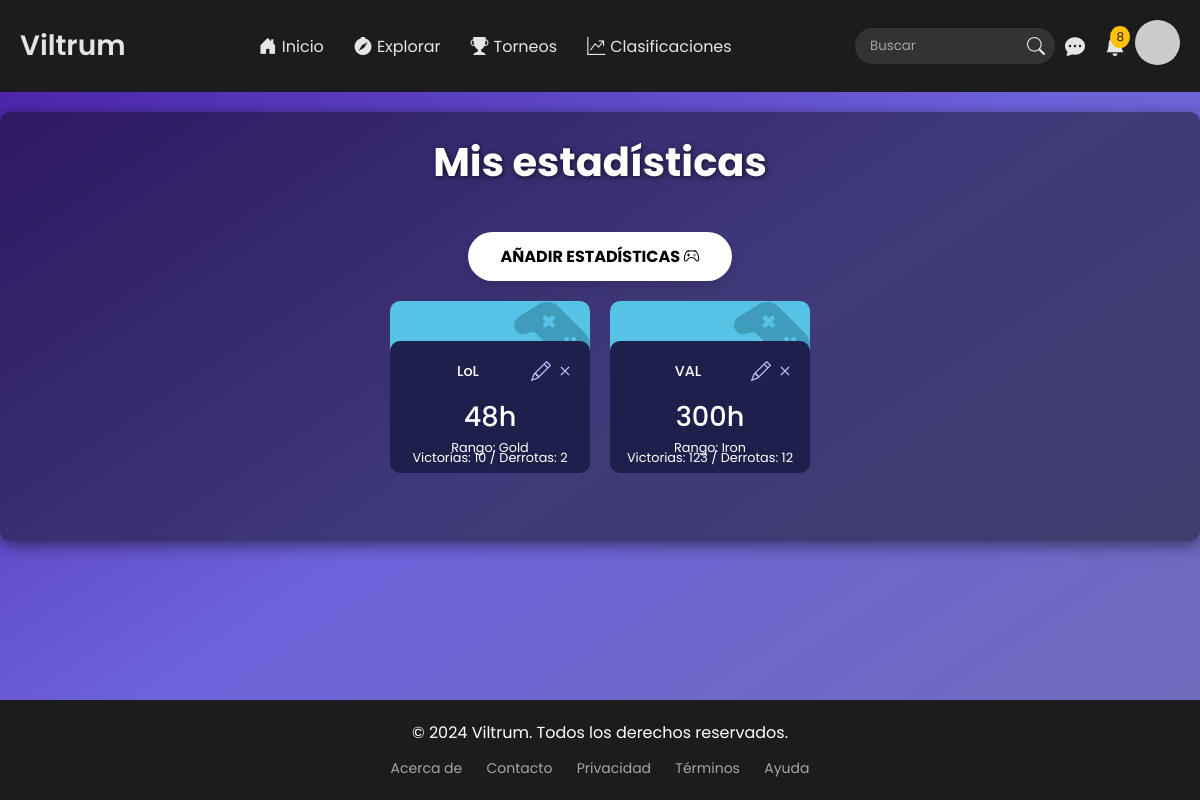
Page /profile/games_stats/ (signed in) on the earlier database version.
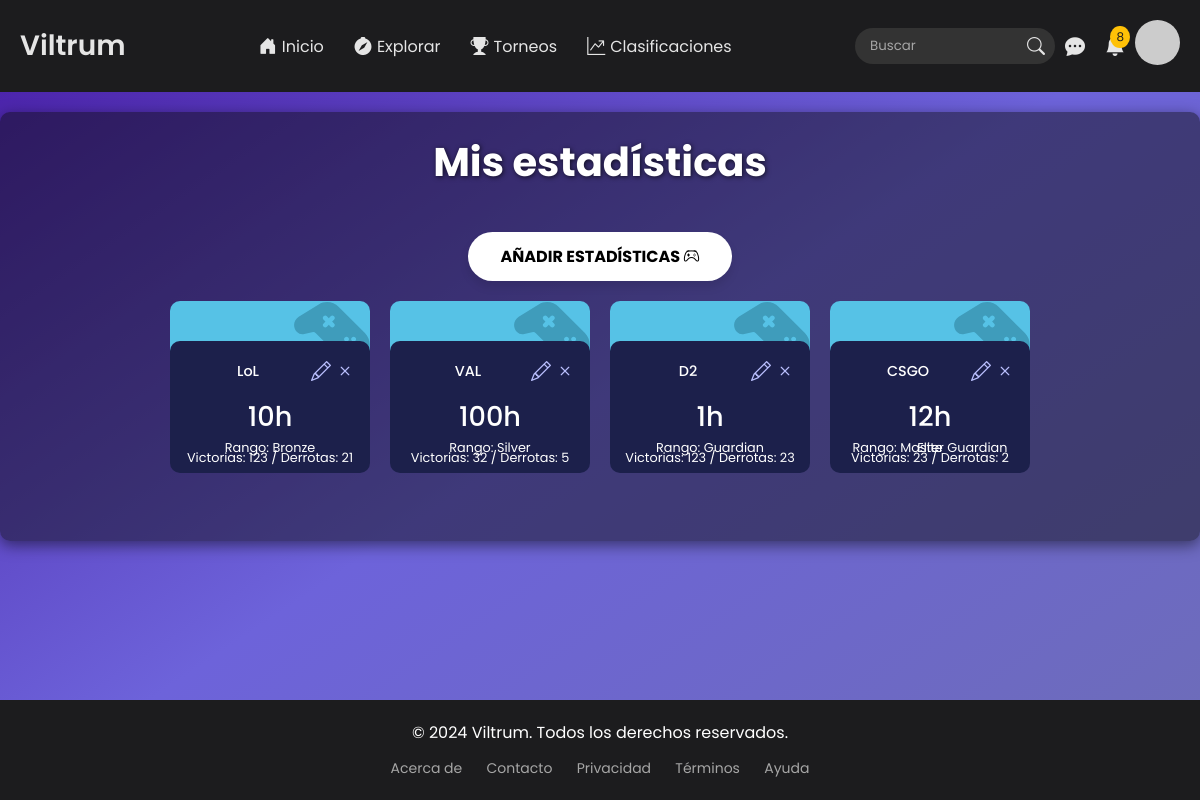
Same page on the later database version.
### users/models.py (models this page shows)
class PlayerStats(models.Model):
    TYPE_CHOICES = [
        ("LoL", "League of Legends"),
        ("D2", "Dota 2"),
        ("CSGO", "Counter-Strike: Global Offensive"),
        ("VAL", "Valorant"),
        ("OW", "Overwatch"),
        ("PUBG", "PlayerUnknown's Battlegrounds"),
        ("FORT", "Fortnite"),
        ("Apex", "Apex Legends"),
        ("R6", "Rainbow Six Siege"),
        ("RL", "Rocket League")
    ]
    user = models.ForeignKey(User, on_delete=models.CASCADE)  # Relación con el usuario
    user_game = models.CharField(max_length=50)  # Nombre del juego jugado por el usuario
    game = models.CharField(max_length=5, choices=TYPE_CHOICES)  # Juego, limitado a las opciones disponibles
    rank = models.CharField(max_length=50)  # Rango del jugador
    wins = models.IntegerField(default=0)  # Número de victorias
    losses = models.IntegerField(default=0)  # Número de derrotas
    total_played = models.IntegerField(default=0)  # Total de juegos jugados
    is_active = models.BooleanField(default=True)  #Bandera en caso de ser eliminado
    class Meta:
        unique_together = ('user', 'game')  # Asegura que el usuario no pueda repetir el juego con el mismo tipo

### users/views.py (the view)
# urls.py: path('profile/games_stats/', views.games_stats, name='games_stats'),
@login_required
def games_stats(request):
    active_user = request.user
    if active_user.groups.filter(name='Gamer').exists():
        user_stats = PlayerStats.objects.filter(user=active_user, is_active=True)
        data_context = {'user_stats':user_stats}
        return render(request,'stats.html', data_context)
    return redirect('home')

### core/context_processors.py (called while the page is built)
def user_role(request):
    if request.user.is_authenticated:
        if request.user.groups.filter(name='Sponsor').exists():
            return {'role': 'sponsor'}
        elif request.user.groups.filter(name='Gamer').exists():
            return {'role': 'gamer'}
        else:
            return {'role': 'other'}
    return {'role': 'guest'}

def notifications(request):
    if request.user.is_authenticated:
        notifications = NotificationSystem.objects.filter(receiver=request.user).order_by('-created_at')[:8]
        return {'notifications': notifications}
    return {'notifications': []}

def verification(request):
    if request.user.is_authenticated:
        verificate = ExtendedData.objects.filter(user=request.user, user_verification=True)
        if verificate.exists():
            return {'verified':True}
        else:
            return {'verified':False}
    return {'verified':False}

### users/templates/stats.html (shortened to what this page needs)
{% extends 'template.html' %}
{% load static %}
{% block extra_css %}
<link rel="stylesheet" href="{% static 'css/stats.css' %}">
{% endblock %}
{% block content %}
<div class="main-container">
    <div class="five">
        <h1>Mis estadísticas</h1>
    </div>
    <button class="button" id="redirectButton">
        Añadir estadísticas <i class="bi bi-controller"></i>
    </button>
    <div class="stats-container">
        {% for stat in user_stats %}
        <div class="card work">
            <div class="img-section">
            </div>
            <div class="card-desc">
                <div class="card-header">
                    <div class="card-title">{{stat.game}}</div>
                    <div class="card-menu">
                        <a href="{% url 'edit_game_stat' stat.id %}" class="icons edit-icon" title="Editar">
                            <i class="bi bi-pencil"></i>
                        </a>
                        <a href="javascript:void(0);" class="icons delete-icon" title="Eliminar" onclick="showConfirmation('{% url 'delete_game_stats' stat.id %}')">
                            <i class="bi bi-x"></i>
                        </a>
                    </div>
                </div>
                <div class="card-time">{{stat.total_played}}h</div>
                <p class="recent">Rango: {{stat.rank}}</p>
                <p class="recent">Victorias: {{stat.wins}} / Derrotas: {{stat.losses}}</p>
            </div>
        </div>
        {% empty %}
        <span>Aún no se han registrado estadísticas</span>
        {% endfor %}
    </div>
</div>
{% endblock %}

### core/templates/template.html (shortened to what this page needs)
{% load static %}
<!DOCTYPE html>
<html lang="es">
<head>
    <link type="text/css" rel="stylesheet" href="{% static 'core/css/template.css' %}">
    <link rel="stylesheet" href="https://cdnjs.cloudflare.com/ajax/libs/font-awesome/6.4.0/css/all.min.css">
    <link rel="stylesheet" href="https://cdn.jsdelivr.net/npm/bootstrap-icons/font/bootstrap-icons.css" />
    {% block extra_css %}{% endblock %}
</head>
<body>
    <header class="header-container">
        <div class="header-left">
            <a href="{% url 'home' %}" class="logo-animation">
                <div class="loader">
                    <p>Viltrum</p>
                </div>
            </a>
        </div>
        <nav class="nav-center">
            <a href="{% url 'home' %}" title="Inicio" class="nav-link {% if request.resolver_match.url_name == 'home' %}active{% endif %}">
                <i class="bi bi-house-door-fill"></i> Inicio
            </a>
            <a href="{% url 'explore' %}" title="Explorar" class="nav-link {% if request.resolver_match.url_name == 'explore' %}active{% endif %}">
                <i class="bi bi-compass-fill"></i> Explorar
            </a>
            <a href="{% url 'tournaments' %}" title="Torneos" class="nav-link {% if request.resolver_match.url_name == 'tournaments' %}active{% endif %}">
                <i class="bi bi-trophy-fill"></i> Torneos
            </a>
            <a href="{% url 'clasifications' %}" title="Clasificaciones" class="nav-link {% if request.resolver_match.url_name == 'clasifications' %}active{% endif %}">
                <i class="bi bi-graph-up-arrow"></i> Clasificaciones
            </a>
        </nav>
        <div class="header-right">
            <div class="search-bar">
                <input type="text" placeholder="Buscar">
                <button class="search-btn"><i class="bi bi-search"></i></button>
            </div>
            {% if user.is_authenticated %}
            <a href="{% url 'chats_list' %}" title="Mensajes" class="icon-button">
                <i class="bi bi-chat-dots-fill"></i>
            </a>
            <div class="dropdown">
                <button class="icon-button" id="notifyIcon">
                    {% if notifications|length > 0 %}
                    <span class="badge">{{ notifications|length }}</span>
                    {% endif %}
                </button>
            </div>
            <div class="dropdown">
                <button class="profile-button" id="userIcon">
                    <img src="{% if profile.profile_img %}{{ profile.profile_img.url }}{% else %}https://ui-avatars.com/api/?name={{ user }}{% endif %}" alt="Perfil">
                </button>
            </div>
            {% else %}
            <div class="auth-buttons">
                <a href="{% url 'login' %}" class="btn login-btn">Iniciar Sesión</a>
                <a href="{% url 'register' %}" class="btn register-btn">Regístrate</a>
            </div>
            {% endif %}
        </div>
    </header>
    <main>
        {% block content %}{% endblock %}
    </main>
    <footer class="footer-container">
        <div class="footer-content">
            <p>© 2024 Viltrum. Todos los derechos reservados.</p>
            <div class="footer-links">
                <a href="#">Acerca de</a>
                <a href="#">Contacto</a>
                <a href="#">Privacidad</a>
                <a href="#">Términos</a>
                <a href="#">Ayuda</a>
            </div>
        </div>
    </footer>
</body>
</html>

### core/static/core/css/template.css (style rules this page uses)
* { font-family: 'Poppins', sans-serif; margin: 0; padding: 0; box-sizing: border-box; }
body { background-color: #1C1C1E; color: #E5E5E5; display: flex; flex-direction: column; min-height: 100vh; }
main { flex: 1; }
.header-container { display: flex; justify-content: space-between; align-items: center; background-color: #1C1C1E; padding: 20px 20px; position: sticky; top: 0; z-index: 100; }
.logo-animation { text-decoration: none; display: flex; align-items: center; }
.loader { color: #E5E5E5; font-family: "Poppins", sans-serif; font-weight: 600; font-size: 28px; display: flex; align-items: center; position: relative; }
.loader p { margin-right: 10px; }
.nav-center { display: flex; align-items: center; }
.nav-link { color: #E5E5E5; text-decoration: none; margin: 0 15px; font-size: 16px; display: flex; align-items: center; transition: color 0.3s; }
.nav-link i { margin-right: 5px; font-size: 18px; }
.search-bar { position: relative; }
.search-bar input { background-color: #333; border: none; border-radius: 20px; padding: 8px 40px 8px 15px; color: #E5E5E5; width: 200px; transition: width 0.3s; }
.search-bar input::placeholder { color: #A6A6A6; }
.search-bar .search-btn { position: absolute; right: 10px; top: 50%; transform: translateY(-50%); background: none; border: none; color: #E5E5E5; cursor: pointer; font-size: 18px; }
.header-right { display: flex; align-items: center; }
.icon-button { background: none; border: none; color: #E5E5E5; font-size: 20px; margin: 0 10px; position: relative; cursor: pointer; transition: color 0.3s; }
.icon-button .badge { position: absolute; top: -5px; right: -5px; background-color: #FFC107; color: #1C1C1E; padding: 2px 6px; border-radius: 50%; font-size: 12px; }
.profile-button { background: none; border: none; cursor: pointer; }
.profile-button img { width: 45px; height: 45px; border-radius: 50%; object-fit: cover; }
.dropdown { position: relative; }
.footer-container { background-color: #1C1C1E; padding: 20px; }
.footer-content { max-width: 1200px; margin: 0 auto; text-align: center; }
.footer-links { margin-top: 10px; }
.footer-links a { color: #A6A6A6; text-decoration: none; margin: 0 10px; font-size: 14px; }

### users/static/css/stats.css (style rules this page uses)
body { background: linear-gradient(to bottom right, #481da6, #6d63da, #6d6db6); color: #ffffff; font-family: 'Arial', sans-serif; }
.main-container { max-width: 1200px; margin: 20px auto; padding: 20px; background-color: rgba(10, 10, 10, 0.464); border-radius: 10px; box-shadow: 0 4px 15px rgba(0, 0, 0, 0.5); text-align: center; }
.five h1 { font-size: 2.5em; font-weight: 700; margin-bottom: 20px; text-shadow: 1px 1px 5px rgba(0, 0, 0, 0.7); }
.button { margin: 20px 0px; position: relative; padding: 12px 32px; font-size: 16px; font-weight: 700; text-transform: uppercase; color: #000; background-color: #fff; border: none; border-radius: 50px; overflow: hidden; z-index: 1; transition: all 0.3s ease-in-out; box-shadow: 0 6px 10px rgba(0, 0, 0, 0.1); cursor: pointer; }
.button i { color: #000; }
.button::before { content: ""; position: absolute; top: 0; right: -100%; width: 100%; height: 100%; background: linear-gradient(to right, #007bff, #00bfff); transition: all 0.85s ease-in-out; z-index: -1; border-radius: 50px; }
.stats-container { display: flex; flex-wrap: wrap; justify-content: center; gap: 20px; margin-bottom: 50px; }
.card { --primary-clr: #1C204B; --dot-clr: #BBC0FF; --play: hsl(195, 74%, 62%); width: 200px; height: 170px; border-radius: 10px; }
.card { font-family: "Arial"; color: #fff; display: grid; cursor: pointer; grid-template-rows: 50px 1fr; }
.card-desc { border-radius: 10px; padding: 15px; position: relative; top: -10px; display: grid; gap: 10px; background: var(--primary-clr); }
.card-time { font-size: 1.7em; font-weight: 500; }
.img-section { transition: 0.2s cubic-bezier(0.25, 0.46, 0.45, 0.94); border-top-left-radius: 10px; border-top-right-radius: 10px; background: hsl(195, 74%, 62%); }
.card-header { display: flex; align-items: center; width: 100%; }
.card-title { flex: 1; font-size: 0.9em; font-weight: 500; }
.card-menu { display: flex; gap: 4px; margin-inline: auto; }
.card svg { float: right; max-width: 100%; max-height: 100%; }
.card .recent { line-height: 0; font-size: 0.8em; }
.icons { color: #BBC0FF !important; font-size: 20px; transition: 0.2s ease; }

Differences in the rows shown:
changed PlayerStats "LoL": total_played "48" → "10"; rank "Gold" → "Bronze"; wins "10" → "123"; losses "2" → "21"
changed PlayerStats "VAL": total_played "300" → "100"; rank "Iron" → "Silver"; wins "123" → "32"; losses "12" → "5"
added PlayerStats: game "D2", total_played "1", rank "Guardian", wins "123", losses "23"
added PlayerStats: game "CSGO", total_played "12", rank "Master Guardian Elite", wins "23", losses "2"
